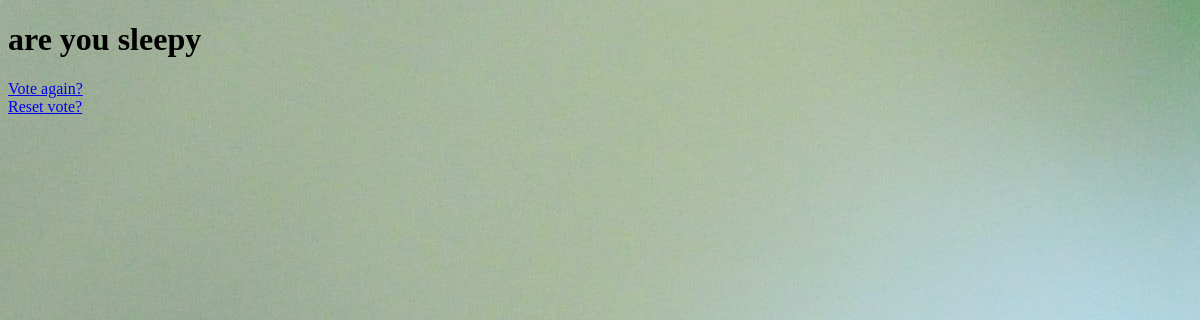
The page /polls/2/results/ on the database as committed earlier.
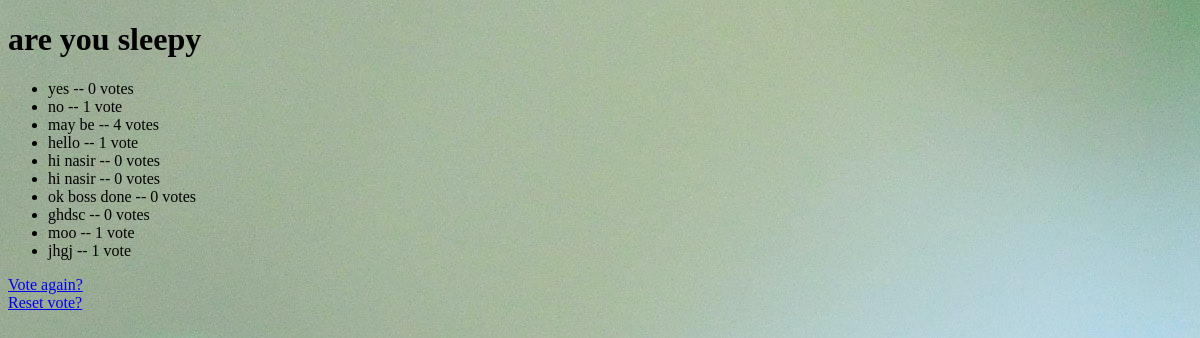
The same page on the database as committed later.
### polls/models.py (models this page shows, shortened)
class Question(models.Model):
    question_text = models.CharField(max_length=200)
    pub_date = models.DateTimeField("date published")

class Choice(models.Model):
    question = models.ForeignKey(Question, on_delete=models.CASCADE)
    choice_text = models.CharField(max_length=200)
    votes = models.IntegerField(default=0)

### polls/views.py (the view)
# urls.py: path("<int:question_id>/results/", views.results, name="results"),
def results(request, question_id):
    question = get_object_or_404(Question, pk=question_id)
    return render(request, "polls/results.html", {"question": question})

### polls/templates/polls/results.html (shortened to what this page needs)
{% extends 'base.html' %}
{% load static %}
{% block page_links %}
    <link rel="stylesheet" href="{% static 'polls/style.css' %}">
{% endblock  %}
{% block page_body %}
    <h1>{{ question.question_text }}</h1>
    <ul>
    {% for choice in question.choice_set.all %}
        <li>{{ choice.choice_text }} -- {{ choice.votes }} vote{{ choice.votes|pluralize }}</li>
    {% endfor %}
    </ul>
    <a href="{% url 'polls:detail' question.id %}">Vote again?</a><br>
    <a href="{% url 'polls:resetvote' question.id %}">Reset vote?</a>
{% endblock  %}

### templates/base.html (shortened to what this page needs)
<!DOCTYPE html>
<html lang="en">
<head>
    {% block page_links %}{% endblock  %}
</head>
    {% block page_body %}{% endblock %}
</body>
</html>

Rows that differ between the two databases and show on the page:
added Choice: choice_text "yes", votes "0"
added Choice: choice_text "no", votes "1"
added Choice: choice_text "may be", votes "4"
added Choice: choice_text "hello", votes "1"
added Choice: choice_text "hi nasir", votes "0"
added Choice: choice_text "hi nasir", votes "0"
added Choice: choice_text "ok boss done", votes "0"
added Choice: choice_text "ghdsc", votes "0"
added Choice: choice_text "moo", votes "1"
added Choice: choice_text "jhgj", votes "1"
